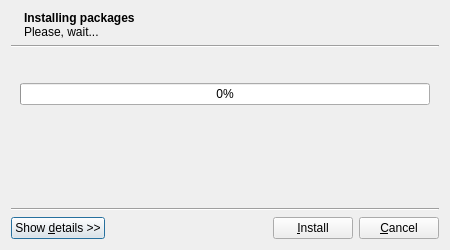
<?xml version="1.0" encoding="UTF-8"?>
<ui version="4.0">
 <class>Packageinstall</class>
 <widget class="QDialog" name="Packageinstall">
  <property name="geometry">
   <rect>
    <x>0</x>
    <y>0</y>
    <width>450</width>
    <height>250</height>
   </rect>
  </property>
  <property name="windowTitle">
   <string>Installing packages</string>
  </property>
  <property name="windowIcon">
   <iconset resource="packageinstall.qrc">
    <normaloff>:/icons/rpm-package.png</normaloff>:/icons/rpm-package.png</iconset>
  </property>
  <layout class="QVBoxLayout" name="verticalLayout_2">
   <item>
    <layout class="QGridLayout" name="gridLayout">
     <item row="0" column="0">
      <widget class="QLabel" name="icon">
       <property name="text">
        <string/>
       </property>
       <property name="pixmap">
        <pixmap resource="packageinstall.qrc">:/icons/rpm-package.png</pixmap>
       </property>
      </widget>
     </item>
     <item row="0" column="1">
      <widget class="QLabel" name="title">
       <property name="sizePolicy">
        <sizepolicy hsizetype="Expanding" vsizetype="Minimum">
         <horstretch>0</horstretch>
         <verstretch>0</verstretch>
        </sizepolicy>
       </property>
       <property name="text">
        <string>&lt;b&gt;Installing packages&lt;/b&gt;&lt;br&gt;Please, wait...</string>
       </property>
       <property name="textFormat">
        <enum>Qt::RichText</enum>
       </property>
      </widget>
     </item>
     <item row="1" column="0" colspan="2">
      <widget class="Line" name="header">
       <property name="orientation">
        <enum>Qt::Horizontal</enum>
       </property>
      </widget>
     </item>
    </layout>
   </item>
   <item>
    <widget class="QStackedWidget" name="stack">
     <property name="currentIndex">
      <number>0</number>
     </property>
     <widget class="QWidget" name="pProgress">
      <layout class="QVBoxLayout" name="verticalLayout">
       <item>
        <widget class="QLabel" name="status">
         <property name="text">
          <string/>
         </property>
        </widget>
       </item>
       <item>
        <widget class="QProgressBar" name="progress">
         <property name="value">
          <number>0</number>
         </property>
        </widget>
       </item>
       <item>
        <widget class="QLabel" name="file">
         <property name="text">
          <string/>
         </property>
        </widget>
       </item>
       <item>
        <spacer name="verticalSpacer">
         <property name="orientation">
          <enum>Qt::Vertical</enum>
         </property>
         <property name="sizeHint" stdset="0">
          <size>
           <width>20</width>
           <height>76</height>
          </size>
         </property>
        </spacer>
       </item>
      </layout>
     </widget>
     <widget class="QWidget" name="pState">
      <layout class="QVBoxLayout" name="verticalLayout_3">
       <item>
        <widget class="QTextBrowser" name="total">
         <property name="html">
          <string>&lt;!DOCTYPE HTML PUBLIC &quot;-//W3C//DTD HTML 4.0//EN&quot; &quot;http://www.w3.org/TR/REC-html40/strict.dtd&quot;&gt;
&lt;html&gt;&lt;head&gt;&lt;meta name=&quot;qrichtext&quot; content=&quot;1&quot; /&gt;&lt;style type=&quot;text/css&quot;&gt;
p, li { white-space: pre-wrap; }
&lt;/style&gt;&lt;/head&gt;&lt;body style=&quot; font-family:'Droid Sans'; font-size:8pt; font-weight:400; font-style:normal;&quot;&gt;
&lt;p style=&quot; margin-top:0px; margin-bottom:5px; margin-left:0px; margin-right:0px; -qt-block-indent:0; text-indent:0px;&quot;&gt;&lt;span style=&quot; color:#000000;&quot;&gt;Processed packages:&lt;/span&gt;&lt;/p&gt;&lt;/body&gt;&lt;/html&gt;</string>
         </property>
        </widget>
       </item>
      </layout>
     </widget>
     <widget class="QWidget" name="pLog">
      <layout class="QVBoxLayout" name="verticalLayout_4">
       <item>
        <widget class="QTextBrowser" name="log"/>
       </item>
      </layout>
     </widget>
    </widget>
   </item>
   <item>
    <widget class="Line" name="footer">
     <property name="orientation">
      <enum>Qt::Horizontal</enum>
     </property>
    </widget>
   </item>
   <item>
    <layout class="QHBoxLayout" name="horizontalLayout">
     <item>
      <widget class="QPushButton" name="bDetails">
       <property name="whatsThis">
        <string>Display all installation</string>
       </property>
       <property name="text">
        <string>Show &amp;details &gt;&gt;</string>
       </property>
      </widget>
     </item>
     <item>
      <spacer name="horizontalSpacer">
       <property name="orientation">
        <enum>Qt::Horizontal</enum>
       </property>
       <property name="sizeHint" stdset="0">
        <size>
         <width>208</width>
         <height>20</height>
        </size>
       </property>
      </spacer>
     </item>
     <item>
      <widget class="QPushButton" name="bInstall">
       <property name="whatsThis">
        <string>Run installation</string>
       </property>
       <property name="text">
        <string>&amp;Install</string>
       </property>
      </widget>
     </item>
     <item>
      <widget class="QPushButton" name="bCancel">
       <property name="whatsThis">
        <string>Quit from application</string>
       </property>
       <property name="text">
        <string>&amp;Cancel</string>
       </property>
      </widget>
     </item>
    </layout>
   </item>
  </layout>
 </widget>
 <resources>
  <include location="packageinstall.qrc"/>
 </resources>
 <connections/>
</ui>
